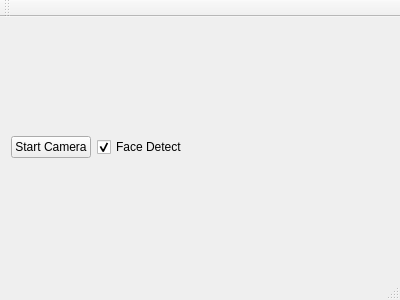
<?xml version="1.0" encoding="UTF-8"?>
<ui version="4.0">
 <class>MainWindow</class>
 <widget class="QMainWindow" name="MainWindow">
  <property name="geometry">
   <rect>
    <x>0</x>
    <y>0</y>
    <width>400</width>
    <height>300</height>
   </rect>
  </property>
  <property name="windowTitle">
   <string>MainWindow</string>
  </property>
  <widget class="QWidget" name="centralWidget">
   <layout class="QGridLayout" name="gridLayout">
    <item row="1" column="0" colspan="3">
     <layout class="QVBoxLayout" name="verticalLayout"/>
    </item>
    <item row="0" column="2">
     <spacer name="horizontalSpacer">
      <property name="orientation">
       <enum>Qt::Horizontal</enum>
      </property>
      <property name="sizeHint" stdset="0">
       <size>
        <width>204</width>
        <height>20</height>
       </size>
      </property>
     </spacer>
    </item>
    <item row="0" column="0">
     <widget class="QPushButton" name="btnStartCamera">
      <property name="text">
       <string>Start Camera</string>
      </property>
     </widget>
    </item>
    <item row="0" column="1">
     <widget class="QCheckBox" name="checkBoxFaceDetect">
      <property name="text">
       <string>Face Detect</string>
      </property>
      <property name="checked">
       <bool>true</bool>
      </property>
     </widget>
    </item>
   </layout>
  </widget>
  <widget class="QMenuBar" name="menuBar">
   <property name="geometry">
    <rect>
     <x>0</x>
     <y>0</y>
     <width>400</width>
     <height>20</height>
    </rect>
   </property>
  </widget>
  <widget class="QToolBar" name="mainToolBar">
   <attribute name="toolBarArea">
    <enum>TopToolBarArea</enum>
   </attribute>
   <attribute name="toolBarBreak">
    <bool>false</bool>
   </attribute>
  </widget>
  <widget class="QStatusBar" name="statusBar"/>
 </widget>
 <layoutdefault spacing="6" margin="11"/>
 <resources/>
 <connections/>
</ui>
